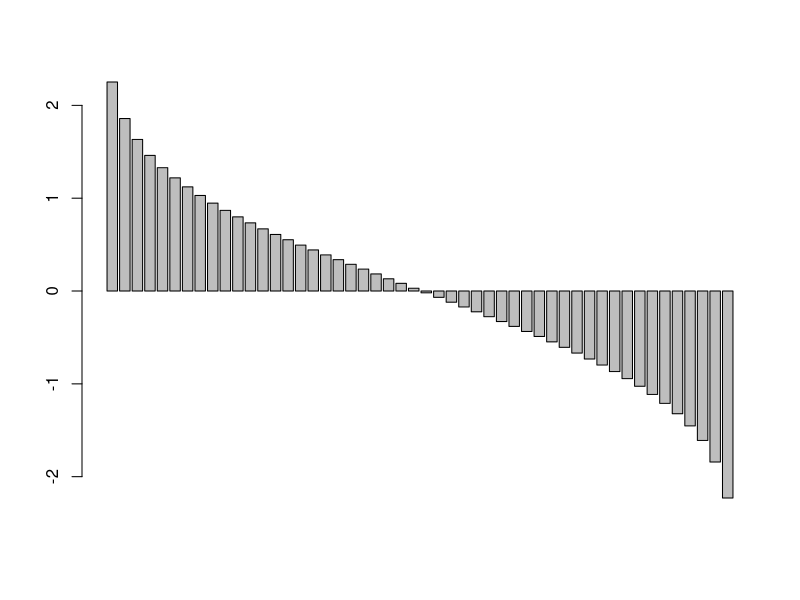
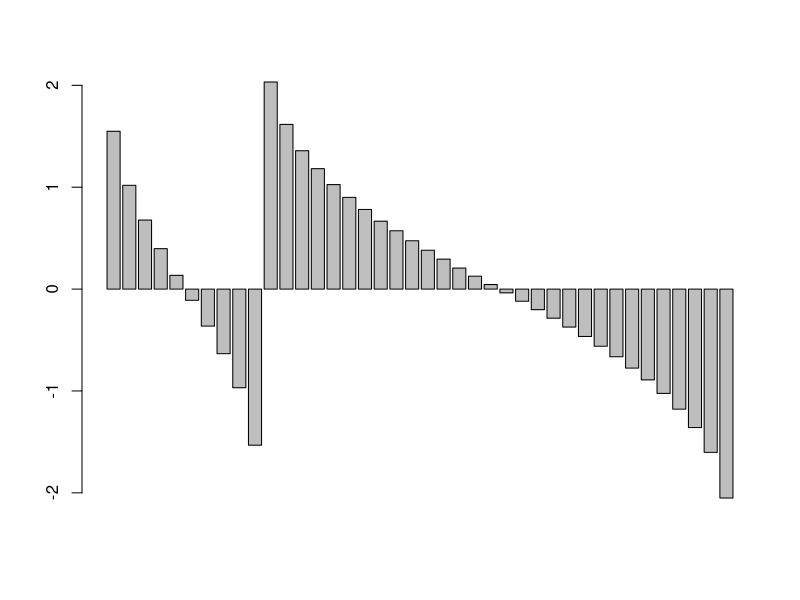
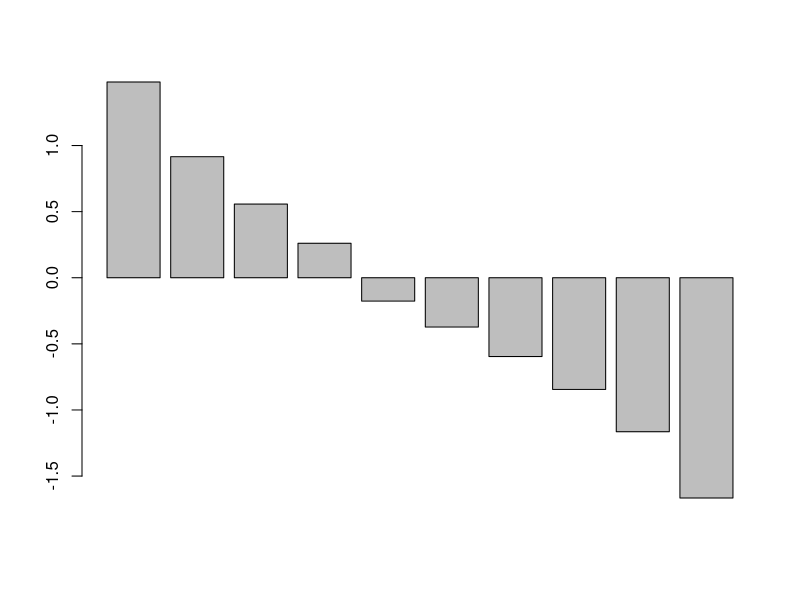
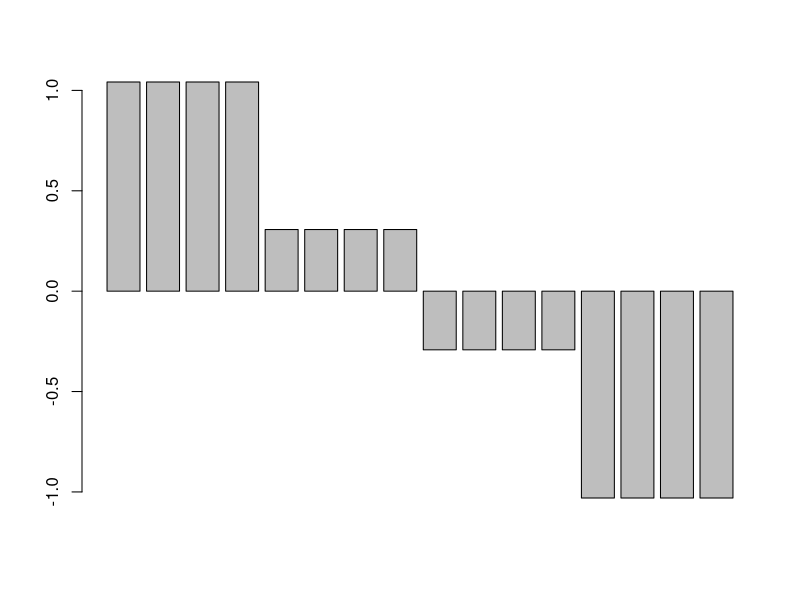

Recreate these plots in R, in order.

# Numerically compute the centroid for different cases as described in
# the Almgren and Chriss paper.

# These replicate the paper, now I just need to functionalize them


# Complete sort
nsim <- 1000
nassets <- 50
out <- matrix(0, nsim, nassets)
for(i in 1:nsim){
  out[i,] <- sort(rnorm(nassets), decreasing=TRUE)
}

barplot(colMeans(out))

# Complete sort with multiple sectors
sectors <- list()
sectors[[1]] <- 1:10
sectors[[2]] <- 11:40
nassets <- length(unlist(sectors))
nsectors <- length(sectors)

sim.list <- vector("list", nsectors)
for(j in 1:nsectors){
  nassets <- length(sectors[[j]])
  out <- matrix(0, nsim, nassets)
  for(i in 1:nsim){
    out[i,] <- sort(rnorm(nassets), decreasing=TRUE)
  }
  sim.list[[j]] <- out
}
barplot(unlist(lapply(sim.list, colMeans)))

# Complete sort with comparison to 0
my.list <- list()
my.list$pos <- c(1, 2, 3, 4)
my.list$neg <- c(5, 6, 7, 8 , 9, 10)
pos <- length(my.list$pos)
neg <- length(my.list$neg)

nsim <- 1000
nassets <- pos + neg

out <- matrix(0, nsim, nassets)
for(i in 1:nsim){
  tmp <- rnorm(nassets)
  tmp.pos <- tmp[1:pos]
  tmp.neg <- tmp[(pos+1):(pos+neg)]
  
  # Sign correct the pos assets
  idx <- which(tmp.pos < 0)
  if(length(idx) != 0){
    tmp.pos[idx] <- -1 * tmp.pos[idx]
  }
  
  # Sign correct the neg assets
  idx <- which(tmp.neg > 0)
  if(length(idx) != 0){
    tmp.neg[idx] <- -1 * tmp.neg[idx]
  }
  out[i,] <- sort(c(tmp.pos, tmp.neg), decreasing=TRUE)
}

barplot(colMeans(out))


# Complete sort with "buckets"
qlist <- list()
qlist[[1]] <- c(1, 2, 3, 4)
qlist[[2]] <- c(5, 6, 7, 8)
qlist[[3]] <- c(9, 10, 11, 12)
qlist[[4]] <- c(13, 14, 15, 16)

nsim <- 1000
nassets <- length(unlist(qlist))
nbuckets <- length(qlist)
out <- matrix(0, nsim, nassets)
for(i in 1:nsim){
  tmp <- sort(rnorm(nbuckets), decreasing=TRUE)
  vec <- c()
  for(j in 1:nbuckets){
    vec <- c(vec, rep(tmp[j], length(qlist[[j]])))
  }
  out[i,] <- vec
}

barplot(colMeans(out))
